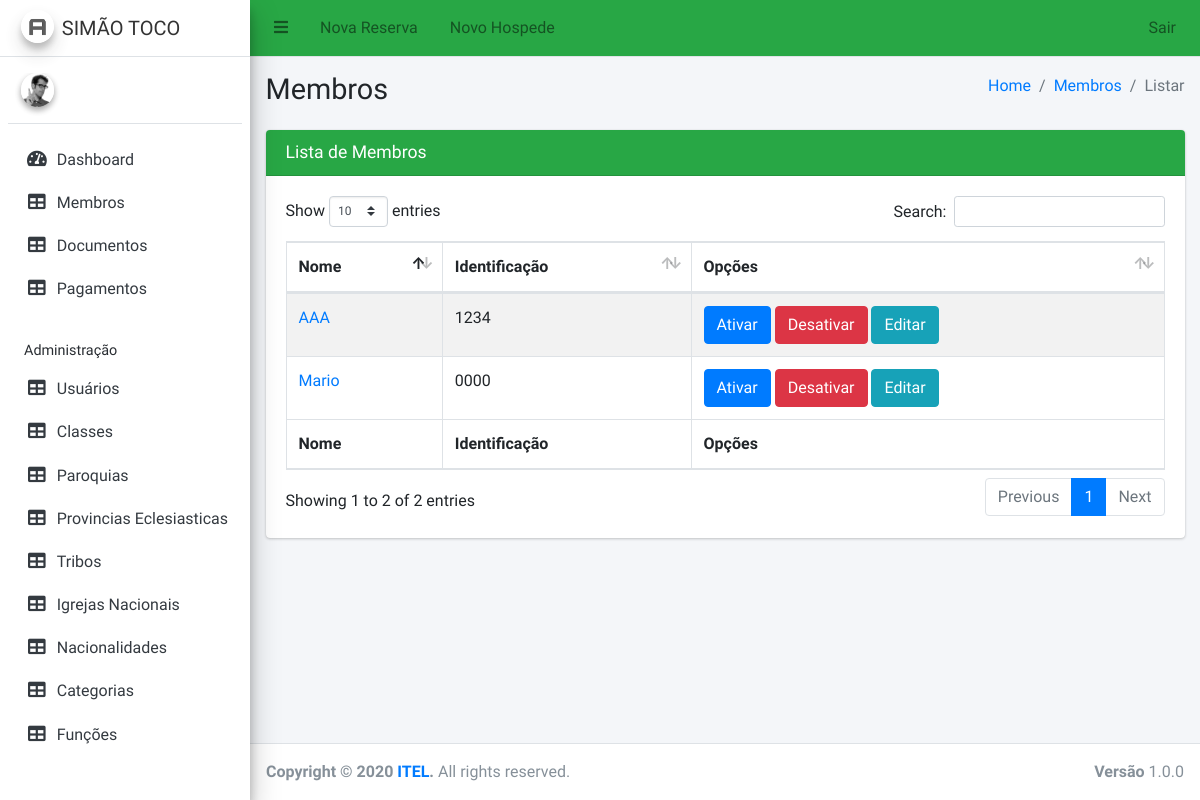
The page /membro/listar on the database its author committed.
### tables this page shows
CREATE TABLE `membro` (
  `id_membro` int(11) NOT NULL,
  `nome_membro` varchar(100) NOT NULL,
  `nome_pai` varchar(100) NOT NULL,
  `nome_mae` varchar(100) NOT NULL,
  `id_identificacao` int(11) NOT NULL,
  `id_nacionalidade` int(11) NOT NULL,
  `id_tribo` int(11) NOT NULL,
  `id_igreja_nacional` int(11) NOT NULL,
  `id_provincia_eclesiastica` int(11) NOT NULL,
  `id_paroquia` int(11) NOT NULL,
  `id_classe` int(11) NOT NULL,
  `data_admissao` varchar(10) NOT NULL,
  `data_bapitsmo` varchar(10) NOT NULL,
  `id_categoria` int(11) NOT NULL,
  `id_funcao` int(11) NOT NULL,
  `data_nascimento` varchar(30) NOT NULL,
  `estado_civil` int(11) NOT NULL,
  `id_localidade` int(11) NOT NULL,
  `telefone` varchar(30) NOT NULL,
  `endereco` text NOT NULL,
  `data_criacao` timestamp NOT NULL DEFAULT CURRENT_TIMESTAMP
);

CREATE TABLE `identificacao` (
  `id_identificacao` int(11) NOT NULL,
  `descricao_identificacao` varchar(100) NOT NULL,
  `tipo_identificacao` int(11) NOT NULL,
  `data_criacao` timestamp NOT NULL DEFAULT CURRENT_TIMESTAMP
);

### application/controllers/Membro.php (called while the page is built, shortened)
<?php
class Membro extends CI_Controller {
    public function listar() {
        $this->db->join('identificacao', 'identificacao.id_identificacao=membro.id_identificacao');
        $dados['membros'] = $this->db->get('membro')->result();
        $this->load->view('membro/listar', $dados);
    }
}

### index.php (called while the page is built, shortened)
<?php
require_once BASEPATH.'core/CodeIgniter.php';

### application/views/membro/listar.php (the view, shortened to what this page needs)
<!DOCTYPE html>
<html>
    <head>
        <link rel="stylesheet" href="<?= base_url() ?>libs/plugins/fontawesome-free/css/all.min.css">
        <link rel="stylesheet" href="https://code.ionicframework.com/ionicons/2.0.1/css/ionicons.min.css">
        <link rel="stylesheet" href="<?= base_url() ?>libs/plugins/overlayScrollbars/css/OverlayScrollbars.min.css">
        <link rel="stylesheet" href="<?= base_url() ?>libs/plugins/datatables-bs4/css/dataTables.bootstrap4.css">
        <link rel="stylesheet" href="<?= base_url() ?>libs/dist/css/adminlte.min.css">
    </head>
    <body class="hold-transition sidebar-mini layout-fixed">
        <div class="wrapper">
            <?php include APPPATH . 'views/includes/header.php'; ?>
            <?php include APPPATH . 'views/includes/header_lateral.php'; ?>
            <div class="content-wrapper">
                <section class="content-header">
                    <div class="container-fluid">
                        <div class="row mb-2">
                            <div class="col-sm-6">
                                <h1>Membros</h1>
                            </div>
                            <div class="col-sm-6">
                                <ol class="breadcrumb float-sm-right">
                                    <li class="breadcrumb-item"><a href="#">Home</a></li>
                                    <li class="breadcrumb-item"><a href="#">Membros</a></li>
                                    <li class="breadcrumb-item active">Listar</li>
                                </ol>
                            </div>
                        </div>
                    </div>
                </section>
                <section class="content">
                    <div class="container-fluid">
                        <div class="row">
                            <div class="col-12">
                                <div class="card card-success">
                                    <div class="card-header">
                                        <h3 class="card-title">Lista de Membros</h3>
                                    </div>
                                    <div class="card-body">
                                        <table id="example1" class="table table-bordered table-striped">
                                            <thead>
                                                <tr>
                                                    <th>Nome</th>
                                                    <th>Identificação</th>
                                                    <th>Opções</th>
                                                </tr>
                                            </thead>
                                            <tbody>
                                                <?php foreach ($membros as $q) { ?>
                                                    <tr>
                                                        <td><a href="<?= base_url('membro/ver/' . $q->id_membro) ?>"><?= $q->nome_membro ?></a></td>
                                                        <td><?= $q->descricao_identificacao ?></td>
                                                        <td>
                                                            <a href="#" class="btn btn-primary">Ativar</a>
                                                            <a href="#" class="btn btn-danger">Desativar</a>
                                                            <a href="#" class="btn btn-info">Editar</a>
                                                        </td>
                                                    </tr>
                                                <?php } ?>
                                            </tbody>
                                            <tfoot>
                                                <tr>
                                                    <th>Nome</th>
                                                    <th>Identificação</th>
                                                    <th>Opções</th>
                                                </tr>
                                            </tfoot>
                                        </table>
                                    </div>
                                </div>
                            </div>
                        </div>
                    </div>
                </section>
            </div>
            <?php include APPPATH . 'views/includes/footer.php'; ?>
        </div>
    </body>
</html>

### rows shown on the page
membro: nome_membro "AAA", id_identificacao.descricao_identificacao "1234"
membro: nome_membro "Mario", id_identificacao.descricao_identificacao "0000"
